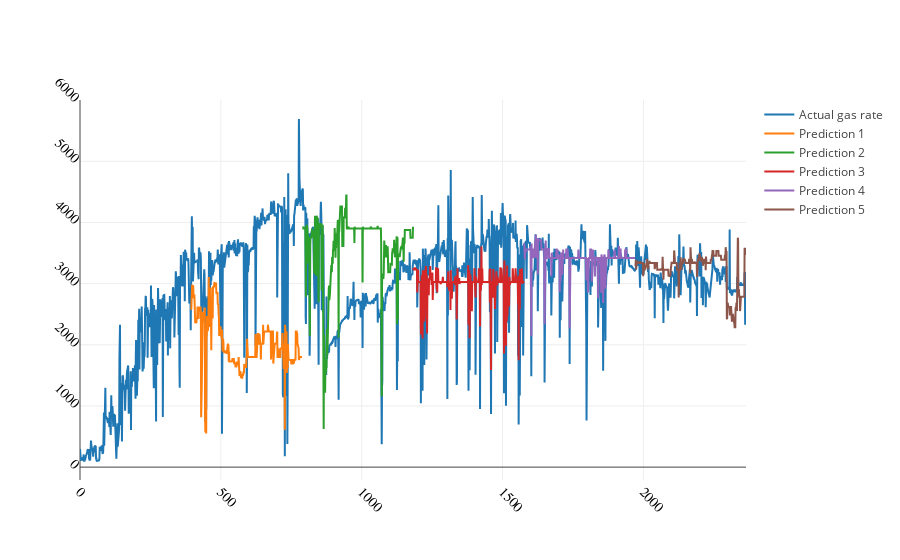

Write notebook code for a chart like this one.
### Code cell
trace0 = go.Scatter(x = a[0], y = b[0].reshape(-1,), name = "Prediction 1")
trace1 = go.Scatter(x = a[1], y = b[1].reshape(-1,), name = "Prediction 2")
trace2 = go.Scatter(x = a[2], y = b[2].reshape(-1,), name = "Prediction 3")
trace3 = go.Scatter(x = a[3], y = b[3].reshape(-1,), name = "Prediction 4")
trace4 = go.Scatter(x = a[4], y = b[4].reshape(-1,), name = "Prediction 5")
trace5 = go.Scatter(x = np.arange(len(y_train)), y = scaler_y.inverse_transform(y_train).reshape(-1,),
                    name = 'Actual gas rate')

layout = go.Layout(
    xaxis=dict(
        #title='Actual oil rate (m3)',
        titlefont=dict(
            family='Arial, sans-serif',
            size=18,
            #color='lightgrey'
        ),
        showticklabels=True,
        tickangle=45,
        tickfont=dict(
            family='Old Standard TT, serif',
            size=14,
            color='black'
        ),
        exponentformat='e',
        showexponent='all'
    ),
    yaxis=dict(
        #title='Predicted oil rate (m3)',
        titlefont=dict(
            family='Arial, sans-serif',
            size=18,
            #color='lightgrey'
        ),
        showticklabels=True,
        tickangle=45,
        tickfont=dict(
            family='Old Standard TT, serif',
            size=14,
            color='black'
        ),
        exponentformat='e',
        showexponent='all'
    )
)
data =  [trace5,trace0,trace1,trace2,trace3,trace4]
fig = go.Figure(data=data, layout = layout)
py.iplot(fig)

### Figure 1 — Plotly figure (JSON) as saved in the notebook; plotly's stock layout.template omitted (floating-point values rounded to 4 significant figures; data arrays with more than 128 entries replaced by an {"elided": "..."} marker saying what was removed)
{"data": [{"name": "Actual gas rate", "type": "scatter", "uid": "d4e923ba-2f3a-471c-8652-a54180b3e097", "x": {"elided": "2365 int values"}, "y": {"elided": "2365 float values"}}, {"name": "Prediction 1", "type": "scatter", "uid": "b3707059-7936-4a2e-b950-799eb72003a9", "x": {"elided": "394 int values"}, "y": {"elided": "394 float values"}}, {"name": "Prediction 2", "type": "scatter", "uid": "2a323fe1-856c-4fba-b765-a53efef6bbe8", "x": {"elided": "394 int values"}, "y": {"elided": "394 float values"}}, {"name": "Prediction 3", "type": "scatter", "uid": "7ffac2b0-55fb-4cf4-b244-885335070943", "x": {"elided": "394 int values"}, "y": {"elided": "394 float values"}}, {"name": "Prediction 4", "type": "scatter", "uid": "67c25824-629b-4152-9151-5a6f28184cce", "x": {"elided": "394 int values"}, "y": {"elided": "394 float values"}}, {"name": "Prediction 5", "type": "scatter", "uid": "e17e5146-93d2-4950-a5f8-9e20069b4218", "x": {"elided": "394 int values"}, "y": {"elided": "394 float values"}}], "layout": {"xaxis": {"exponentformat": "e", "showexponent": "all", "showticklabels": true, "tickangle": 45, "tickfont": {"color": "black", "family": "Old Standard TT, serif", "size": 14}, "title": {"font": {"family": "Arial, sans-serif", "size": 18}}}, "yaxis": {"exponentformat": "e", "showexponent": "all", "showticklabels": true, "tickangle": 45, "tickfont": {"color": "black", "family": "Old Standard TT, serif", "size": 14}, "title": {"font": {"family": "Arial, sans-serif", "size": 18}}}}}
